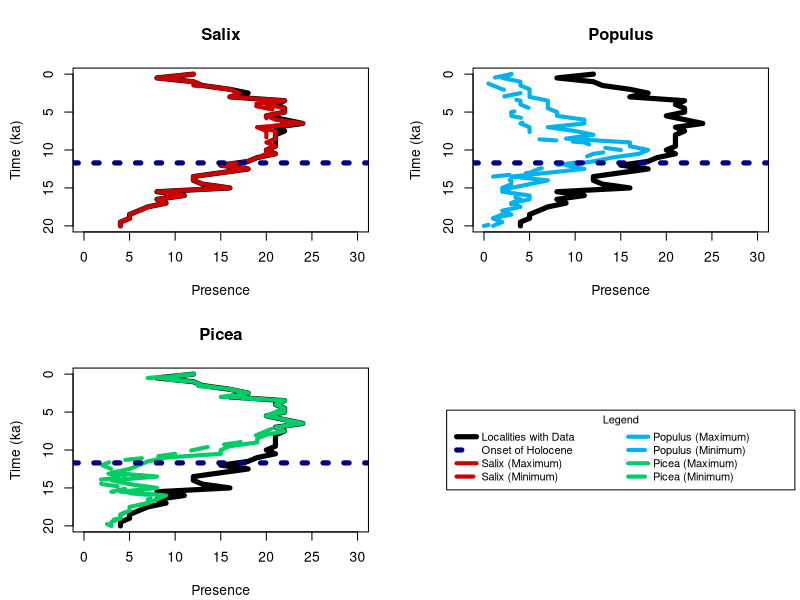
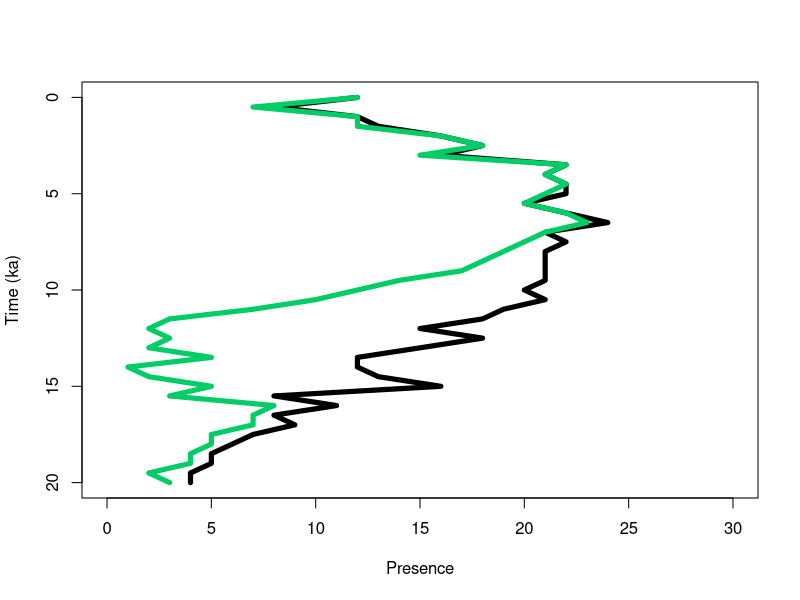
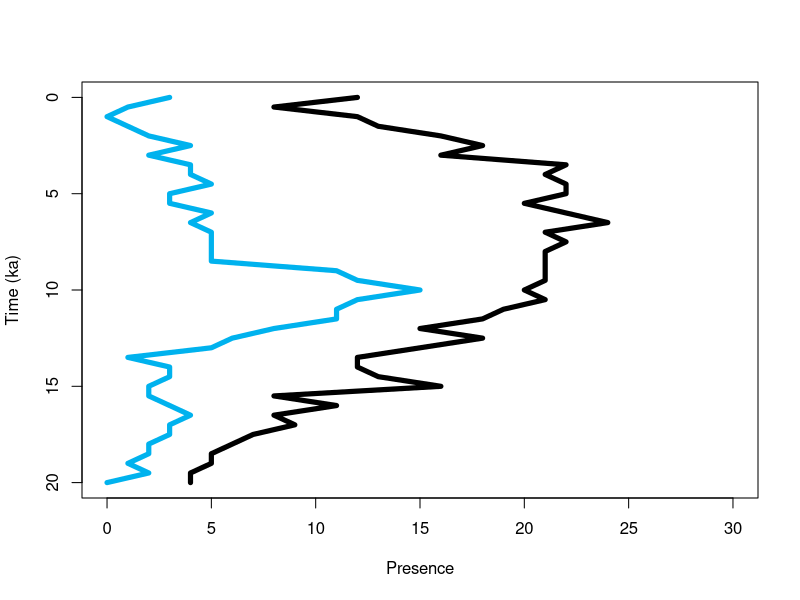

Here is the R script that generated these plots, in order: (Note: this script raises an error after producing the figures.)
# import dataset and prepare for graphing
pollen <- read.csv("TempFiles/PresenceThroughTime.csv")
pollen$Time <- pollen$Time/1000


#####################################################################
############################## FIGURES ##############################
#####################################################################

# create function for summary plot
plotPollen <- function(taxonMin, taxonMax, taxon, color) {
  # create plot and plot data availability
  plot(pollen$AvailableData, pollen$Time, 
       ylim = rev(range(pollen$Time)), 
       xlim = c(0,30),
       type = "l", 
       lty = 1,
       lwd = 5,
       xlab = "Presence",
       ylab = "Time (ka)",
       main = taxon)
  
  # plot maximum taxon
  lines(taxonMax, pollen$Time,
        ylim =rev(range(pollen$Time)),
        type = "l",
        lty = 1,
        lwd = 4,
        col = color)
  
  # plot maximum taxon
  lines(taxonMin, pollen$Time,
        ylim =rev(range(pollen$Time)),
        type = "l",
        lty = 2,
        lwd = 4,
        col = color)
  abline(h=11.7, lty = 3, lwd = 5, col="navy")
}

# direct software to save as .svg to local directory
svg('Results/Figure3.svg', 
    width = 24,
    height = 24,
    pointsize = 40)

# set up graphical parameters
par(mfrow = c(2,2),
    mar = c(4.1, 4.4, 4.1, 1.9))

# call individual plots
plotPollen(pollen$SalixMin, pollen$SalixMax, "Salix", "red3")
plotPollen(pollen$PopulusMin, pollen$PopulusMax, "Populus", "deepskyblue2")
plotPollen(pollen$PiceaMin, pollen$PiceaMax, "Picea", "springgreen3")

# create legend
plot(NULL ,xaxt='n',yaxt='n',bty='n',ylab='',xlab='', xlim=0:1, ylim=0:1)
legend("center", legend=c("Localities with Data", "Onset of Holocene",
                          "Salix (Maximum)", "Salix (Minimum)", "Populus (Maximum)", "Populus (Minimum)",
                          "Picea (Maximum)", "Picea (Minimum)"),
       col=c("black", "navy", "red3", "red3", "deepskyblue2", "deepskyblue2",  "springgreen3", "springgreen3"), 
       lty=c(1,3,1,2,1,2,1,2),
       lwd=c(5,5,4,4,4,4,4,4),
       cex=0.8,
       pt.cex=1,
       x.intersp = 0.5,
       xpd=T,
       ncol=2,
       text.width = 0.5,
       title = "Legend")

# stop saving as .svg file
dev.off()

# create function individual plots for Figs. 4, S1-S2
indiv.plot <- function(taxon, color){
  plot(pollen$AvailableData, pollen$Time, 
       ylim = rev(range(pollen$Time)),
       xlim = c(0,30),
       type = "l", 
       lty = 1,
       lwd = 5,
       xlab = "Presence",
       ylab = "Time (ka)",
       pch = 14)
  lines(taxon, pollen$Time,
        ylim =rev(range(pollen$Time)),
        type = "l",
        lty = 1,
        lwd = 5,
        col = color)
}

# call functions
# Picea
svg('Results/PiceaIndividual.svg', 
    width = 10,
    height = 12,
    pointsize = 30)
indiv.plot(pollen$PiceaMin, "springgreen3")
dev.off()

# Populus
svg('Results/PopulusIndividual.svg', 
    width = 10,
    height = 12,
    pointsize = 30)
indiv.plot(pollen$PopulusMin, "deepskyblue2")
dev.off()

#####################################################################
#####################################################################
#####################################################################



#########################################################################
############################## CORRELATION ##############################
#########################################################################

# Salix maximum and minimum
cor.Salix <- cor.test(pollen$SalixMax, pollen$SalixMin, 
                method = "spearman")
cor.Salix # rho = 0.99, p < 2.2e-16

# Populus maximum and minimum
cor.Populus <- cor.test(pollen$PopulusMax, pollen$PopulusMin, 
                method = "spearman")
cor.Populus # rho = 0.89, p = 4.239e-15

# Picea maximum and minimum
cor.Picea <- cor.test(pollen$PiceaMax, pollen$PiceaMin, 
                       method = "spearman")
cor.Picea # rho = 0.97, p < 2.2e-16

#########################################################################
#########################################################################
#########################################################################



############################################################################################
############################## SIGNIFICANCE OF Picea PATTERN ##############################
############################################################################################

# create function for Monte Carlo simultation (with replacement)
temporalMonteCarlo <- function(entry, decline, duration, nit) {
  # set counters for simulation
  it = 1
  score = 0
  count = 0
  
  # enter loop
  for(it in 1:nit){
    
    # randomly resample incidence
    vec = floor(runif(nrow(pollen), min = 0, max = pollen$AvailableData + 1))
    indices_greater_than_entry = which(vec >= entry)
    
    # check if conditions are satisfied based on inputs
    if(length(indices_greater_than_entry) > 1){
      for(i in 1:length(indices_greater_than_entry)){
        count = 0
        if(i + 1 <= length(indices_greater_than_entry)){
          index_lower = indices_greater_than_entry[i]
          index_higher = indices_greater_than_entry[i + 1]
          for(j in index_lower:index_higher){
            if(vec[j] <= decline){
              count <- count + 1
            }
          }
          if(count >= duration) {
            
            # if conditions are satisfied, count as "success." Otherwise move on
            score = score + 1
            break
          }
        }
      }
    }
  }
  return(score)
}


# significance of going from >= 8 down to <= 5 for 9 time bins, then back up to >= 8
success <- temporalMonteCarlo(9, 6, 10, 100000)
p <- success/100000
p # p = 0.00148


# Load libraries
library(raster)
library(dplyr)
library(tidyr)
library(stringr)

# Load data
spatialData <- read.csv("IndividualSummaries/PiceaMin.csv")

# Create custom function for creating a corrected presence dataframe
correctPresence <- function (data) {
  
  # Find presence/absence for spatial data
  presence <- data.frame(spatialData[,1:5])
  for (i in 6:46) {
    presence[,i] <- ifelse(spatialData[,i] > 0, 1, spatialData[,i])
  }
  colnames(presence) <- colnames(spatialData)
  
  # Create NA-adjusted P/A data
  corrected.Presence <- presence
  for (i in 45:6) {
    j = i + 1
    corrected.Presence[,i] <- ifelse(is.na(corrected.Presence[,i]), corrected.Presence[,j], corrected.Presence[,i])
  }
  colnames(corrected.Presence) <- colnames(spatialData) 
  
  return(corrected.Presence)
}

# Call function
corrected.Presence <- correctPresence(data = spatialData)

# Isolate coordinates for distances
coordinates <- as.matrix(cbind(spatialData$long, spatialData$lat))

# Find distances between each locality
distances <- pointDistance(p1 = coordinates, 
                           p2 = coordinates,
                           lonlat = TRUE, allpairs = TRUE) %>%
  as.data.frame() %>%
  rename_with(~ spatialData$sitename) %>%
  mutate(spatialData$sitename, .before = "Angal Lake") %>%
  pivot_longer(cols = 2:26) %>%
  rename(Site_1 = "spatialData$sitename",
         Site_2 = name,
         Distance = value)


# Create custom function to compare 
findRankDistance <- function (start, stop, refugium) {
  
  # Initialize data frame to store correlation data
  distance_travelled <- data.frame(Age = numeric(0),
                                   Distance = numeric(0))
  
  # Isolate initial and expanded time bins
  t0 <- dplyr::select(corrected.Presence, start)
  t1 <- corrected.Presence %>% dplyr::select(which(names(corrected.Presence) == start) - 1)
  t.final <- dplyr::select(corrected.Presence, stop)
  
  # Isolate distances to only include those with the refugium and rank them
  rankDistances <- distances %>%
    filter(Site_1 == refugium) %>%
    mutate(Rank_Distance = rank(Distance) - 1)
  
  while (names(t1) != names(t.final)) {
    
    # Are there any differences between t1 and t0?
    sites <- (t1 > t0) %>%
      ifelse(is.na(.), FALSE, .) # If there are any NAs that turn into a P/A, mark it FALSE
    
    # Create loop to calculate total distance from refugium for a given time bin.
    totalRank <- 0
    for (i in 1:as.numeric(length(sites))) {
      if (sites[i] == TRUE) {
        
        # Find site name for given difference
        sitename <- spatialData$sitename[i]
        
        # Find all distances between site and previous sites
        individualDistance <- rankDistances %>%
          filter(Site_2 == sitename)
        
        # Pick smallest distance
        totalRank <- totalRank + individualDistance$Rank_Distance
      }
    }
    
    # Calculate average ranked distance for a given time bin
    averageRank <- totalRank / length(which(sites == TRUE)) #length(which(!is.na(t1)))
    
    # Store results in data frame
    distance_travelled[nrow(distance_travelled) + 1,] = c(names(t1), averageRank)
    
    # Advance conditions
    t0 <- t1
    t1 <- corrected.Presence %>% dplyr::select(which(names(corrected.Presence) == names(t0)) - 1)
  }
  
  # Correct transcription artefacts so correlation can be performed
  distance_travelled$Age <- -1 * as.numeric(str_remove(distance_travelled$Age, "X"))
  distance_travelled$Distance <- as.numeric(distance_travelled$Distance)
  
  return(distance_travelled)
}
distance_travelled <- findRankDistance(start = "X12000", stop = "X6500", refugium = "Kollioksak Lake")


# Calculate correlation for observed data
result <- cor.test(distance_travelled$Age, distance_travelled$Distance, method = "spearman")

# Create custom Monte Carlo to identify spatial pattern
spatialMonteCarlo <- function(distance_travelled, result, nit) {
  
  # Reset counter to 0
  it <- 0
  for (i in 1:nit) {
    test <- runif(n = nrow(distance_travelled), 1, 24)
    
    testResult <- cor.test(distance_travelled$Age, test, method = "spearman")
    
    # Check that test correlation is significant
    if (testResult$p.value < 0.05) {
      
      # Check whether test correlation is better than actual correlation
      if (testResult$estimate > result$estimate) {
        
        # Add to counter
        it <- it + 1
      }
    }
  }
  
  # Calculate success ratio
  success <- it / nit
  success
}
spatialMonteCarlo(distance_travelled = distance_travelled, result = result, nit = 10000)






























# Create custom function to calculate average distance between refugium and colonized localities in time interval of interest
findDistance <- function (start, stop, refugium) {
  
  # Initialize empty data frame to store results
  results <- data.frame(time = numeric(0), 
                        average.distance = numeric(0))
  
  # Isolate first time bin
  t0 <- dplyr::select(presence, start)
  
  # Create while loop to calculate average distance for each time bin while loop is before end
  while (names(t0) != stop) {
    
    # Create dataframe of which sites are colonized for a given time bin
    sites <- (t0 == 1) %>%
      filter()
      ifelse(is.na(.), FALSE, .) # If there are any NAs that turn into a P/A, mark it FALSE
    
    # Create loop to calculate total distance from refugium for a given time bin.
    totalDistance <- 0
    for (i in 1:as.numeric(length(sites))) {
      if (sites[i] == TRUE) {
        
        # Find site name for given difference
        sitename = spatialData$sitename[i]
        
        # Find all distances between site and previous sites
        individualDistance <- distances %>%
          filter(Site_1 == refugium) %>%
          filter(Site_2 == sitename)
        
        # Pick smallest distance
        totalDistance <- totalDistance + individualDistance$Distance
      }
    }
    
    # Calculate average distance for a given time bin
    averageDistance <- totalDistance / sum(!is.na(t0))
    
    # Store results in data frame
    results[nrow(results) + 1,] = c(names(t0), averageDistance)
    
    # Advance conditions
    t0 <- presence %>% dplyr::select(which(names(presence) == names(t0)) - 1)
  }
  
  # Correct transcription artefacts so correlation can be performed
  results$time <- -1 * as.numeric(str_remove(results$time, "X"))
  results$average.distance <- as.numeric(results$average.distance)
  
  return(results)
}

# Run function
results <- findDistance(start = "X13000",
                        stop = "X8000",
                        refugium = "Kollioksak Lake")

# Perform correlation on results
cor.test(results$time, results$average.distance, method = "spearman")

summary(lm(average.distance ~ time, data = results))
























# Create function for finding distance of re-expansion between consecutive time bins
findDistance <- function(t0, t1) {
  
  # Find names of localities that were previously occupied
  presentLocalities <- spatialData$sitename[which(t0 == 1)]
  
  # Are there any differences between t1 and t0?
  diff <- (t1 > t0) %>%
    ifelse(is.na(.), FALSE, .) # If there are any NAs that turn into a P/A, mark it FALSE
  
  # Create loop to calculate distance for a given time bin.
  distance <- 0
  for (i in 1:length(diff)) {
    
    if (diff[i] == TRUE) {
      
      # Find site name for given difference
      sitename = spatialData$sitename[i]
      
      # Find all distances between site and previous sites
      sites <- distances %>%
        filter(Site_1 == sitename) %>%
        filter(Site_2 %in% presentLocalities)
      
      # Pick smallest distance
      distance <- distance + min(sites$Distance)
    }
  }
  
  # Return distance
  return(distance)
}


start = "X13500"
end = "X8000"

# Initialize data frame for correlation data
distance_travelled <- data.frame(Age = numeric(0),
                                 Distance = numeric(0))

# Isolate initial and expanded time bins
t0 <- dplyr::select(corrected.Presence, start)
t1 <- corrected.Presence %>% dplyr::select(which(names(corrected.Presence) == start) - 1)
t.final <- dplyr::select(corrected.Presence, end)

i <- 1
while (t1 != t.final){
  
  # Observed expansion
  distance <- findDistance(t0 = t0, t1 = t1)
  
  # Fill out data frame
  distance_travelled$Distance[i] <- distance
  
  # Advance conditions
  t0 <- t1
  t1 <- corrected.Presence %>% dplyr::select(which(names(corrected.Presence) == names(t0)) - 1)
  i <- i + 1
}


# Create function for Monte Carlo analysis
monteCarlo <- function(start, nit) {
  
  # Initialize data frame for results
  monteCarlo.Results <- data.frame(Time.Bin = integer(0),
                                   p.value = numeric(0))
  
  # Isolate initial and expanded time bins
  t0 <- dplyr::select(corrected.Presence, start)
  t1 <- corrected.Presence %>% dplyr::select(which(names(corrected.Presence) == start) - 1)
  
  # Set loop defaults
  time <- 1
  p <- 0
  
  # Create while loop so loop stops if p-value insiginficant
  while (p < 0.05) {
    
    
    # Set loop defaults
    it <- 1
    
    # create for loop to randomly generate patterns of P/A and compare pattern to observed
    for (i in 1:nit) {
      
      # Simulate P/A for t1 with 50% probability of occurring
      ts <- rbinom(nrow(t1), 1, 0.5)
      
      # Find distance between simulated points and observed "starting" point
      simulated <- findDistance(t0 = t0, t1 = ts)
      
      # Add to counter
      if (simulated <= actual) {
        it <- it + 1
      }
    }
    
    # Calculate p-value
    p <- it/nit
    
    # Store results in data frame
    monteCarlo.Results[nrow(monteCarlo.Results) + 1,] = c(names(t1), p)
    
    # Advance conditions
    t0 <- t1
    t1 <- corrected.Presence %>% dplyr::select(which(names(corrected.Presence) == names(t0)) - 1)
    time <- time + 1
  }
  
  return(monteCarlo.Results)
}

############################################################################################
############################################################################################
############################################################################################
